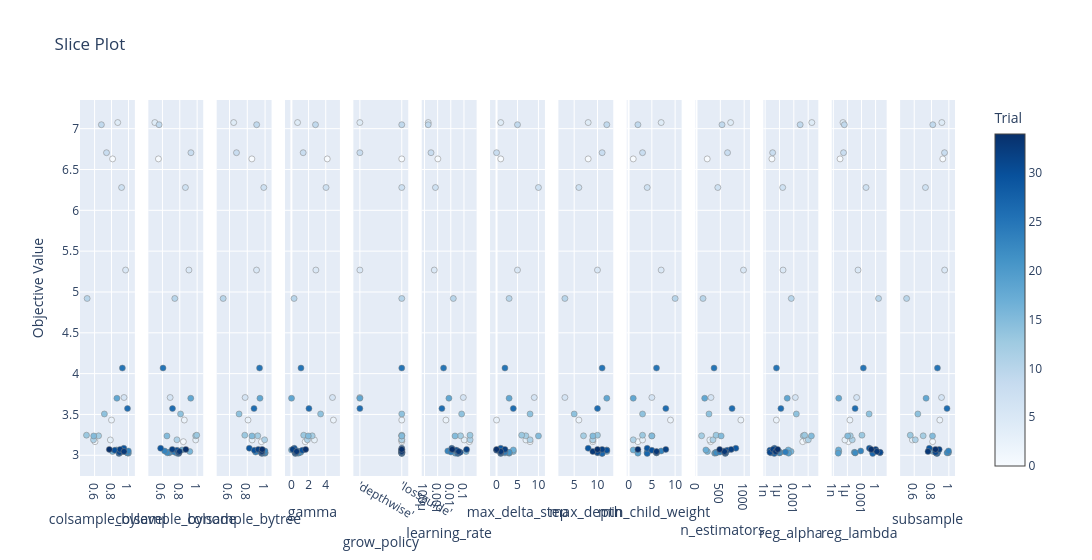

Write notebook code for a chart like this one.
### Code cell
optuna.visualization.plot_slice(study)

### Figure 1 — Plotly figure (JSON) as saved in the notebook; plotly's stock layout.template omitted (floating-point values rounded to 4 significant figures)
{"data": [{"marker": {"color": [0, 1, 2, 3, 4, 5, 6, 7, 8, 9, 10, 11, 12, 13, 14, 15, 16, 17, 18, 19, 20, 21, 22, 23, 24, 25, 26, 27, 28, 29, 30, 31, 32, 33, 34], "colorbar": {"title": {"text": "Trial"}, "x": 1, "xpad": 40}, "colorscale": [[0, "rgb(247,251,255)"], [0.125, "rgb(222,235,247)"], [0.25, "rgb(198,219,239)"], [0.375, "rgb(158,202,225)"], [0.5, "rgb(107,174,214)"], [0.625, "rgb(66,146,198)"], [0.75, "rgb(33,113,181)"], [0.875, "rgb(8,81,156)"], [1, "rgb(8,48,107)"]], "line": {"color": "Grey", "width": 0.5}, "showscale": true}, "mode": "markers", "name": "Feasible Trial", "showlegend": false, "type": "scatter", "x": [0.8125, 0.6049, 0.7997, 0.7864, 0.8733, 0.966, 0.9475, 0.9186, 0.7408, 0.6802, 0.5124, 0.5876, 0.6472, 0.5046, 0.7158, 0.59, 0.8121, 0.86, 0.8637, 0.999, 0.9863, 0.9774, 0.9895, 0.9989, 0.9142, 0.9283, 0.9887, 0.8882, 0.8898, 0.9448, 0.8378, 0.8948, 0.9019, 0.9477, 0.774], "xaxis": "x", "y": [6.63, 3.167, 3.432, 3.188, 7.075, 5.269, 3.708, 6.279, 6.706, 7.048, 4.92, 3.189, 3.238, 3.246, 3.506, 3.237, 3.046, 3.065, 3.699, 3.026, 3.031, 3.036, 3.029, 3.053, 3.039, 4.068, 3.573, 3.022, 3.031, 3.086, 3.061, 3.036, 3.072, 3.047, 3.072], "yaxis": "y"}, {"marker": {"color": [0, 1, 2, 3, 4, 5, 6, 7, 8, 9, 10, 11, 12, 13, 14, 15, 16, 17, 18, 19, 20, 21, 22, 23, 24, 25, 26, 27, 28, 29, 30, 31, 32, 33, 34], "colorbar": {"title": {"text": "Trial"}, "x": 1, "xpad": 40}, "colorscale": [[0, "rgb(247,251,255)"], [0.125, "rgb(222,235,247)"], [0.25, "rgb(198,219,239)"], [0.375, "rgb(158,202,225)"], [0.5, "rgb(107,174,214)"], [0.625, "rgb(66,146,198)"], [0.75, "rgb(33,113,181)"], [0.875, "rgb(8,81,156)"], [1, "rgb(8,48,107)"]], "line": {"color": "Grey", "width": 0.5}, "showscale": false}, "mode": "markers", "name": "Feasible Trial", "showlegend": false, "type": "scatter", "x": [0.5537, 0.8413, 0.8519, 0.9836, 0.5124, 0.9052, 0.6888, 0.8648, 0.9285, 0.561, 0.7423, 0.7671, 0.9831, 0.9952, 0.8086, 0.6519, 0.9153, 0.8258, 0.9265, 0.7672, 0.6798, 0.6728, 0.6562, 0.6255, 0.7366, 0.6066, 0.7159, 0.787, 0.7879, 0.5792, 0.768, 0.7871, 0.7135, 0.7967, 0.8696], "xaxis": "x2", "y": [6.63, 3.167, 3.432, 3.188, 7.075, 5.269, 3.708, 6.279, 6.706, 7.048, 4.92, 3.189, 3.238, 3.246, 3.506, 3.237, 3.046, 3.065, 3.699, 3.026, 3.031, 3.036, 3.029, 3.053, 3.039, 4.068, 3.573, 3.022, 3.031, 3.086, 3.061, 3.036, 3.072, 3.047, 3.072], "yaxis": "y2"}, {"marker": {"color": [0, 1, 2, 3, 4, 5, 6, 7, 8, 9, 10, 11, 12, 13, 14, 15, 16, 17, 18, 19, 20, 21, 22, 23, 24, 25, 26, 27, 28, 29, 30, 31, 32, 33, 34], "colorbar": {"title": {"text": "Trial"}, "x": 1, "xpad": 40}, "colorscale": [[0, "rgb(247,251,255)"], [0.125, "rgb(222,235,247)"], [0.25, "rgb(198,219,239)"], [0.375, "rgb(158,202,225)"], [0.5, "rgb(107,174,214)"], [0.625, "rgb(66,146,198)"], [0.75, "rgb(33,113,181)"], [0.875, "rgb(8,81,156)"], [1, "rgb(8,48,107)"]], "line": {"color": "Grey", "width": 0.5}, "showscale": false}, "mode": "markers", "name": "Feasible Trial", "showlegend": false, "type": "scatter", "x": [0.8513, 0.9592, 0.8082, 0.8546, 0.647, 0.9042, 0.7758, 0.9856, 0.6785, 0.9055, 0.5291, 0.9948, 0.9177, 0.772, 0.7077, 0.8533, 0.9481, 0.9579, 0.9425, 0.9988, 0.9971, 0.9947, 1.0, 0.9989, 0.8939, 0.938, 0.8757, 0.9652, 0.9583, 0.8229, 0.8793, 0.958, 0.924, 0.9644, 0.9682], "xaxis": "x3", "y": [6.63, 3.167, 3.432, 3.188, 7.075, 5.269, 3.708, 6.279, 6.706, 7.048, 4.92, 3.189, 3.238, 3.246, 3.506, 3.237, 3.046, 3.065, 3.699, 3.026, 3.031, 3.036, 3.029, 3.053, 3.039, 4.068, 3.573, 3.022, 3.031, 3.086, 3.061, 3.036, 3.072, 3.047, 3.072], "yaxis": "y3"}, {"marker": {"color": [0, 1, 2, 3, 4, 5, 6, 7, 8, 9, 10, 11, 12, 13, 14, 15, 16, 17, 18, 19, 20, 21, 22, 23, 24, 25, 26, 27, 28, 29, 30, 31, 32, 33, 34], "colorbar": {"title": {"text": "Trial"}, "x": 1, "xpad": 40}, "colorscale": [[0, "rgb(247,251,255)"], [0.125, "rgb(222,235,247)"], [0.25, "rgb(198,219,239)"], [0.375, "rgb(158,202,225)"], [0.5, "rgb(107,174,214)"], [0.625, "rgb(66,146,198)"], [0.75, "rgb(33,113,181)"], [0.875, "rgb(8,81,156)"], [1, "rgb(8,48,107)"]], "line": {"color": "Grey", "width": 0.5}, "showscale": false}, "mode": "markers", "name": "Feasible Trial", "showlegend": false, "type": "scatter", "x": [4.177, 1.609, 4.895, 2.68, 0.7194, 2.85, 4.787, 4.035, 1.372, 2.806, 0.3093, 1.863, 2.423, 1.434, 3.402, 1.971, 0.9402, 0.0147, 0.01569, 0.7556, 0.8944, 1.087, 0.8665, 0.726, 0.4947, 1.115, 2.044, 0.4526, 0.4479, 0.3378, 1.274, 0.5385, 0.155, 0.6058, 1.66], "xaxis": "x4", "y": [6.63, 3.167, 3.432, 3.188, 7.075, 5.269, 3.708, 6.279, 6.706, 7.048, 4.92, 3.189, 3.238, 3.246, 3.506, 3.237, 3.046, 3.065, 3.699, 3.026, 3.031, 3.036, 3.029, 3.053, 3.039, 4.068, 3.573, 3.022, 3.031, 3.086, 3.061, 3.036, 3.072, 3.047, 3.072], "yaxis": "y4"}, {"marker": {"color": [4, 5, 6, 8, 18, 26, 0, 1, 2, 3, 7, 9, 10, 11, 12, 13, 14, 15, 16, 17, 19, 20, 21, 22, 23, 24, 25, 27, 28, 29, 30, 31, 32, 33, 34], "colorbar": {"title": {"text": "Trial"}, "x": 1, "xpad": 40}, "colorscale": [[0, "rgb(247,251,255)"], [0.125, "rgb(222,235,247)"], [0.25, "rgb(198,219,239)"], [0.375, "rgb(158,202,225)"], [0.5, "rgb(107,174,214)"], [0.625, "rgb(66,146,198)"], [0.75, "rgb(33,113,181)"], [0.875, "rgb(8,81,156)"], [1, "rgb(8,48,107)"]], "line": {"color": "Grey", "width": 0.5}, "showscale": false}, "mode": "markers", "name": "Feasible Trial", "showlegend": false, "type": "scatter", "x": ["'depthwise'", "'depthwise'", "'depthwise'", "'depthwise'", "'depthwise'", "'depthwise'", "'lossguide'", "'lossguide'", "'lossguide'", "'lossguide'", "'lossguide'", "'lossguide'", "'lossguide'", "'lossguide'", "'lossguide'", "'lossguide'", "'lossguide'", "'lossguide'", "'lossguide'", "'lossguide'", "'lossguide'", "'lossguide'", "'lossguide'", "'lossguide'", "'lossguide'", "'lossguide'", "'lossguide'", "'lossguide'", "'lossguide'", "'lossguide'", "'lossguide'", "'lossguide'", "'lossguide'", "'lossguide'", "'lossguide'"], "xaxis": "x5", "y": [7.075, 5.269, 3.708, 6.706, 3.699, 3.573, 6.63, 3.167, 3.432, 3.188, 6.279, 7.048, 4.92, 3.189, 3.238, 3.246, 3.506, 3.237, 3.046, 3.065, 3.026, 3.031, 3.036, 3.029, 3.053, 3.039, 4.068, 3.022, 3.031, 3.086, 3.061, 3.036, 3.072, 3.047, 3.072], "yaxis": "y5"}, {"marker": {"color": [0, 1, 2, 3, 4, 5, 6, 7, 8, 9, 10, 11, 12, 13, 14, 15, 16, 17, 18, 19, 20, 21, 22, 23, 24, 25, 26, 27, 28, 29, 30, 31, 32, 33, 34], "colorbar": {"title": {"text": "Trial"}, "x": 1, "xpad": 40}, "colorscale": [[0, "rgb(247,251,255)"], [0.125, "rgb(222,235,247)"], [0.25, "rgb(198,219,239)"], [0.375, "rgb(158,202,225)"], [0.5, "rgb(107,174,214)"], [0.625, "rgb(66,146,198)"], [0.75, "rgb(33,113,181)"], [0.875, "rgb(8,81,156)"], [1, "rgb(8,48,107)"]], "line": {"color": "Grey", "width": 0.5}, "showscale": false}, "mode": "markers", "name": "Feasible Trial", "showlegend": false, "type": "scatter", "x": [0.001036, 0.2595, 0.004258, 0.1047, 0.0001931, 0.0005523, 0.0895, 0.0006798, 0.0003126, 0.0001916, 0.01556, 0.2936, 0.05523, 0.2897, 0.06695, 0.02099, 0.1455, 0.01986, 0.007192, 0.02201, 0.0368, 0.03365, 0.03324, 0.0059, 0.0103, 0.002818, 0.002107, 0.03418, 0.03741, 0.01183, 0.02776, 0.05153, 0.1588, 0.03963, 0.01291], "xaxis": "x6", "y": [6.63, 3.167, 3.432, 3.188, 7.075, 5.269, 3.708, 6.279, 6.706, 7.048, 4.92, 3.189, 3.238, 3.246, 3.506, 3.237, 3.046, 3.065, 3.699, 3.026, 3.031, 3.036, 3.029, 3.053, 3.039, 4.068, 3.573, 3.022, 3.031, 3.086, 3.061, 3.036, 3.072, 3.047, 3.072], "yaxis": "y6"}, {"marker": {"color": [0, 1, 2, 3, 4, 5, 6, 7, 8, 9, 10, 11, 12, 13, 14, 15, 16, 17, 18, 19, 20, 21, 22, 23, 24, 25, 26, 27, 28, 29, 30, 31, 32, 33, 34], "colorbar": {"title": {"text": "Trial"}, "x": 1, "xpad": 40}, "colorscale": [[0, "rgb(247,251,255)"], [0.125, "rgb(222,235,247)"], [0.25, "rgb(198,219,239)"], [0.375, "rgb(158,202,225)"], [0.5, "rgb(107,174,214)"], [0.625, "rgb(66,146,198)"], [0.75, "rgb(33,113,181)"], [0.875, "rgb(8,81,156)"], [1, "rgb(8,48,107)"]], "line": {"color": "Grey", "width": 0.5}, "showscale": false}, "mode": "markers", "name": "Feasible Trial", "showlegend": false, "type": "scatter", "x": [1, 8, 0, 7, 1, 5, 9, 10, 0, 5, 3, 8, 7, 6, 8, 10, 4, 4, 3, 3, 3, 3, 2, 2, 2, 2, 4, 1, 1, 1, 0, 1, 2, 1, 0], "xaxis": "x7", "y": [6.63, 3.167, 3.432, 3.188, 7.075, 5.269, 3.708, 6.279, 6.706, 7.048, 4.92, 3.189, 3.238, 3.246, 3.506, 3.237, 3.046, 3.065, 3.699, 3.026, 3.031, 3.036, 3.029, 3.053, 3.039, 4.068, 3.573, 3.022, 3.031, 3.086, 3.061, 3.036, 3.072, 3.047, 3.072], "yaxis": "y7"}, {"marker": {"color": [0, 1, 2, 3, 4, 5, 6, 7, 8, 9, 10, 11, 12, 13, 14, 15, 16, 17, 18, 19, 20, 21, 22, 23, 24, 25, 26, 27, 28, 29, 30, 31, 32, 33, 34], "colorbar": {"title": {"text": "Trial"}, "x": 1, "xpad": 40}, "colorscale": [[0, "rgb(247,251,255)"], [0.125, "rgb(222,235,247)"], [0.25, "rgb(198,219,239)"], [0.375, "rgb(158,202,225)"], [0.5, "rgb(107,174,214)"], [0.625, "rgb(66,146,198)"], [0.75, "rgb(33,113,181)"], [0.875, "rgb(8,81,156)"], [1, "rgb(8,48,107)"]], "line": {"color": "Grey", "width": 0.5}, "showscale": false}, "mode": "markers", "name": "Feasible Trial", "showlegend": false, "type": "scatter", "x": [8, 9, 6, 9, 8, 10, 3, 6, 11, 12, 3, 9, 7, 10, 5, 9, 12, 12, 12, 11, 11, 11, 11, 11, 10, 11, 10, 11, 10, 8, 12, 10, 11, 9, 10], "xaxis": "x8", "y": [6.63, 3.167, 3.432, 3.188, 7.075, 5.269, 3.708, 6.279, 6.706, 7.048, 4.92, 3.189, 3.238, 3.246, 3.506, 3.237, 3.046, 3.065, 3.699, 3.026, 3.031, 3.036, 3.029, 3.053, 3.039, 4.068, 3.573, 3.022, 3.031, 3.086, 3.061, 3.036, 3.072, 3.047, 3.072], "yaxis": "y8"}, {"marker": {"color": [0, 1, 2, 3, 4, 5, 6, 7, 8, 9, 10, 11, 12, 13, 14, 15, 16, 17, 18, 19, 20, 21, 22, 23, 24, 25, 26, 27, 28, 29, 30, 31, 32, 33, 34], "colorbar": {"title": {"text": "Trial"}, "x": 1, "xpad": 40}, "colorscale": [[0, "rgb(247,251,255)"], [0.125, "rgb(222,235,247)"], [0.25, "rgb(198,219,239)"], [0.375, "rgb(158,202,225)"], [0.5, "rgb(107,174,214)"], [0.625, "rgb(66,146,198)"], [0.75, "rgb(33,113,181)"], [0.875, "rgb(8,81,156)"], [1, "rgb(8,48,107)"]], "line": {"color": "Grey", "width": 0.5}, "showscale": false}, "mode": "markers", "name": "Feasible Trial", "showlegend": false, "type": "scatter", "x": [1, 2, 9, 3, 7, 7, 5, 4, 3, 2, 10, 1, 5, 3, 3, 5, 2, 1, 1, 2, 4, 4, 6, 7, 6, 6, 8, 4, 6, 4, 5, 6, 8, 6, 2], "xaxis": "x9", "y": [6.63, 3.167, 3.432, 3.188, 7.075, 5.269, 3.708, 6.279, 6.706, 7.048, 4.92, 3.189, 3.238, 3.246, 3.506, 3.237, 3.046, 3.065, 3.699, 3.026, 3.031, 3.036, 3.029, 3.053, 3.039, 4.068, 3.573, 3.022, 3.031, 3.086, 3.061, 3.036, 3.072, 3.047, 3.072], "yaxis": "y9"}, {"marker": {"color": [0, 1, 2, 3, 4, 5, 6, 7, 8, 9, 10, 11, 12, 13, 14, 15, 16, 17, 18, 19, 20, 21, 22, 23, 24, 25, 26, 27, 28, 29, 30, 31, 32, 33, 34], "colorbar": {"title": {"text": "Trial"}, "x": 1, "xpad": 40}, "colorscale": [[0, "rgb(247,251,255)"], [0.125, "rgb(222,235,247)"], [0.25, "rgb(198,219,239)"], [0.375, "rgb(158,202,225)"], [0.5, "rgb(107,174,214)"], [0.625, "rgb(66,146,198)"], [0.75, "rgb(33,113,181)"], [0.875, "rgb(8,81,156)"], [1, "rgb(8,48,107)"]], "line": {"color": "Grey", "width": 0.5}, "showscale": false}, "mode": "markers", "name": "Feasible Trial", "showlegend": false, "type": "scatter", "x": [225, 296, 930, 280, 716, 985, 304, 447, 651, 535, 137, 345, 107, 411, 262, 517, 229, 197, 172, 381, 407, 407, 417, 579, 490, 368, 746, 603, 613, 825, 643, 596, 727, 587, 486], "xaxis": "x10", "y": [6.63, 3.167, 3.432, 3.188, 7.075, 5.269, 3.708, 6.279, 6.706, 7.048, 4.92, 3.189, 3.238, 3.246, 3.506, 3.237, 3.046, 3.065, 3.699, 3.026, 3.031, 3.036, 3.029, 3.053, 3.039, 4.068, 3.573, 3.022, 3.031, 3.086, 3.061, 3.036, 3.072, 3.047, 3.072], "yaxis": "y10"}, {"marker": {"color": [0, 1, 2, 3, 4, 5, 6, 7, 8, 9, 10, 11, 12, 13, 14, 15, 16, 17, 18, 19, 20, 21, 22, 23, 24, 25, 26, 27, 28, 29, 30, 31, 32, 33, 34], "colorbar": {"title": {"text": "Trial"}, "x": 1, "xpad": 40}, "colorscale": [[0, "rgb(247,251,255)"], [0.125, "rgb(222,235,247)"], [0.25, "rgb(198,219,239)"], [0.375, "rgb(158,202,225)"], [0.5, "rgb(107,174,214)"], [0.625, "rgb(66,146,198)"], [0.75, "rgb(33,113,181)"], [0.875, "rgb(8,81,156)"], [1, "rgb(8,48,107)"]], "line": {"color": "Grey", "width": 0.5}, "showscale": false}, "mode": "markers", "name": "Feasible Trial", "showlegend": false, "type": "scatter", "x": [2.635e-08, 0.07313, 2.266e-07, 0.4507, 5.829, 5.625e-06, 0.002066, 4.739e-06, 3.745e-08, 0.02131, 0.000296, 1.055, 0.09537, 0.1825, 0.003375, 4.758, 0.0002637, 7.089e-05, 4.189e-05, 8.309e-05, 1.196e-06, 1.346e-06, 9.247e-07, 5.477e-07, 1.769e-05, 2.364e-07, 1.981e-06, 8.213e-08, 1.569e-08, 8.816e-08, 1.015e-08, 1.033e-08, 4.511e-08, 1.679e-07, 4.23e-07], "xaxis": "x11", "y": [6.63, 3.167, 3.432, 3.188, 7.075, 5.269, 3.708, 6.279, 6.706, 7.048, 4.92, 3.189, 3.238, 3.246, 3.506, 3.237, 3.046, 3.065, 3.699, 3.026, 3.031, 3.036, 3.029, 3.053, 3.039, 4.068, 3.573, 3.022, 3.031, 3.086, 3.061, 3.036, 3.072, 3.047, 3.072], "yaxis": "y11"}, {"marker": {"color": [0, 1, 2, 3, 4, 5, 6, 7, 8, 9, 10, 11, 12, 13, 14, 15, 16, 17, 18, 19, 20, 21, 22, 23, 24, 25, 26, 27, 28, 29, 30, 31, 32, 33, 34], "colorbar": {"title": {"text": "Trial"}, "x": 1, "xpad": 40}, "colorscale": [[0, "rgb(247,251,255)"], [0.125, "rgb(222,235,247)"], [0.25, "rgb(198,219,239)"], [0.375, "rgb(158,202,225)"], [0.5, "rgb(107,174,214)"], [0.625, "rgb(66,146,198)"], [0.75, "rgb(33,113,181)"], [0.875, "rgb(8,81,156)"], [1, "rgb(8,48,107)"]], "line": {"color": "Grey", "width": 0.5}, "showscale": false}, "mode": "markers", "name": "Feasible Trial", "showlegend": false, "type": "scatter", "x": [2.726e-08, 1.66e-06, 3.361e-06, 2.943e-07, 1.144e-07, 0.0001827, 9.106e-05, 0.009238, 1.488e-07, 2.199e-07, 4.246, 1.069e-05, 4.06e-06, 0.001251, 0.04157, 1.143e-06, 1.416e-08, 1.3e-08, 1.43e-08, 1.134e-08, 4.385e-05, 2.99e-05, 4.646e-05, 0.0006848, 0.2546, 0.002466, 4.342e-05, 0.2437, 8.936, 0.04772, 0.8005, 9.352, 1.024, 1.886, 0.1165], "xaxis": "x12", "y": [6.63, 3.167, 3.432, 3.188, 7.075, 5.269, 3.708, 6.279, 6.706, 7.048, 4.92, 3.189, 3.238, 3.246, 3.506, 3.237, 3.046, 3.065, 3.699, 3.026, 3.031, 3.036, 3.029, 3.053, 3.039, 4.068, 3.573, 3.022, 3.031, 3.086, 3.061, 3.036, 3.072, 3.047, 3.072], "yaxis": "y12"}, {"marker": {"color": [0, 1, 2, 3, 4, 5, 6, 7, 8, 9, 10, 11, 12, 13, 14, 15, 16, 17, 18, 19, 20, 21, 22, 23, 24, 25, 26, 27, 28, 29, 30, 31, 32, 33, 34], "colorbar": {"title": {"text": "Trial"}, "x": 1, "xpad": 40}, "colorscale": [[0, "rgb(247,251,255)"], [0.125, "rgb(222,235,247)"], [0.25, "rgb(198,219,239)"], [0.375, "rgb(158,202,225)"], [0.5, "rgb(107,174,214)"], [0.625, "rgb(66,146,198)"], [0.75, "rgb(33,113,181)"], [0.875, "rgb(8,81,156)"], [1, "rgb(8,48,107)"]], "line": {"color": "Grey", "width": 0.5}, "showscale": false}, "mode": "markers", "name": "Feasible Trial", "showlegend": false, "type": "scatter", "x": [0.93, 0.8127, 0.8955, 0.5787, 0.919, 0.9513, 0.9155, 0.7295, 0.9499, 0.8146, 0.5119, 0.6119, 0.7031, 0.5542, 0.6415, 0.8109, 0.8193, 0.7929, 0.7368, 0.8611, 0.995, 0.991, 0.9795, 0.9961, 0.8732, 0.8684, 0.9789, 0.8634, 0.8518, 0.7744, 0.8552, 0.847, 0.8885, 0.7591, 0.8454], "xaxis": "x13", "y": [6.63, 3.167, 3.432, 3.188, 7.075, 5.269, 3.708, 6.279, 6.706, 7.048, 4.92, 3.189, 3.238, 3.246, 3.506, 3.237, 3.046, 3.065, 3.699, 3.026, 3.031, 3.036, 3.029, 3.053, 3.039, 4.068, 3.573, 3.022, 3.031, 3.086, 3.061, 3.036, 3.072, 3.047, 3.072], "yaxis": "y13"}], "layout": {"title": {"text": "Slice Plot"}, "width": 3900, "xaxis": {"anchor": "y", "domain": [0, 0.06272], "title": {"text": "colsample_bylevel"}}, "xaxis10": {"anchor": "y10", "domain": [0.703, 0.7657], "title": {"text": "n_estimators"}}, "xaxis11": {"anchor": "y11", "domain": [0.7811, 0.8438], "title": {"text": "reg_alpha"}, "type": "log"}, "xaxis12": {"anchor": "y12", "domain": [0.8592, 0.9219], "title": {"text": "reg_lambda"}, "type": "log"}, "xaxis13": {"anchor": "y13", "domain": [0.9373, 1.0], "title": {"text": "subsample"}}, "xaxis2": {"anchor": "y2", "domain": [0.07811, 0.1408], "title": {"text": "colsample_bynode"}}, "xaxis3": {"anchor": "y3", "domain": [0.1562, 0.2189], "title": {"text": "colsample_bytree"}}, "xaxis4": {"anchor": "y4", "domain": [0.2343, 0.297], "title": {"text": "gamma"}}, "xaxis5": {"anchor": "y5", "categoryarray": ["'depthwise'", "'lossguide'"], "categoryorder": "array", "domain": [0.3124, 0.3751], "title": {"text": "grow_policy"}, "type": "category"}, "xaxis6": {"anchor": "y6", "domain": [0.3905, 0.4533], "title": {"text": "learning_rate"}, "type": "log"}, "xaxis7": {"anchor": "y7", "domain": [0.4686, 0.5314], "title": {"text": "max_delta_step"}}, "xaxis8": {"anchor": "y8", "domain": [0.5467, 0.6095], "title": {"text": "max_depth"}}, "xaxis9": {"anchor": "y9", "domain": [0.6249, 0.6876], "title": {"text": "min_child_weight"}}, "yaxis": {"anchor": "x", "domain": [0, 1], "title": {"text": "Objective Value"}}, "yaxis10": {"anchor": "x10", "domain": [0, 1], "matches": "y", "showticklabels": false}, "yaxis11": {"anchor": "x11", "domain": [0, 1], "matches": "y", "showticklabels": false}, "yaxis12": {"anchor": "x12", "domain": [0, 1], "matches": "y", "showticklabels": false}, "yaxis13": {"anchor": "x13", "domain": [0, 1], "matches": "y", "showticklabels": false}, "yaxis2": {"anchor": "x2", "domain": [0, 1], "matches": "y", "showticklabels": false}, "yaxis3": {"anchor": "x3", "domain": [0, 1], "matches": "y", "showticklabels": false}, "yaxis4": {"anchor": "x4", "domain": [0, 1], "matches": "y", "showticklabels": false}, "yaxis5": {"anchor": "x5", "domain": [0, 1], "matches": "y", "showticklabels": false}, "yaxis6": {"anchor": "x6", "domain": [0, 1], "matches": "y", "showticklabels": false}, "yaxis7": {"anchor": "x7", "domain": [0, 1], "matches": "y", "showticklabels": false}, "yaxis8": {"anchor": "x8", "domain": [0, 1], "matches": "y", "showticklabels": false}, "yaxis9": {"anchor": "x9", "domain": [0, 1], "matches": "y", "showticklabels": false}}}
